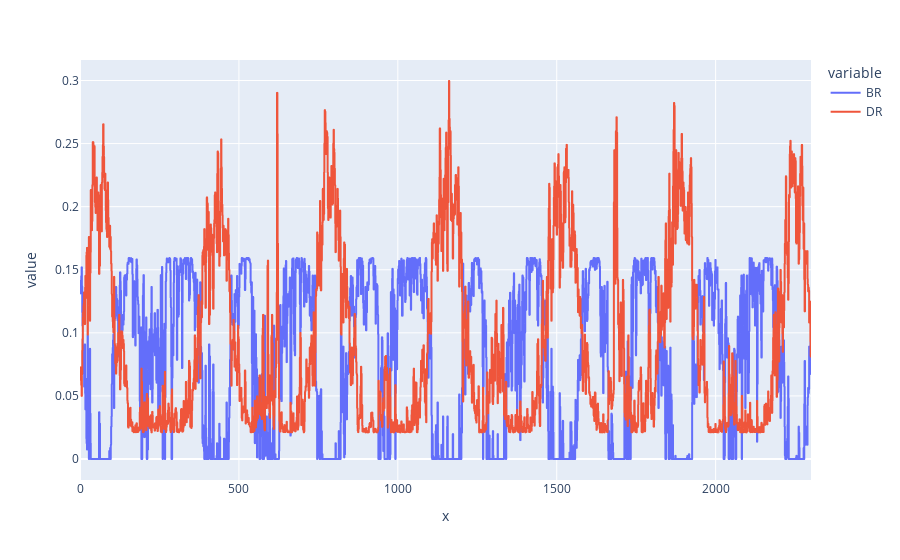

The notebook cell saved with this chart:
### Markdown cell above
You can also visualise how the birth and death rates change over time.

### Code cell
fig = px.line(data_frame=df, x=t, y=["BR", "DR"])
fig.show()

### Figure 1 — Plotly figure (JSON) as saved in the notebook; plotly's stock layout.template omitted (floating-point values rounded to 4 significant figures; data arrays with more than 128 entries replaced by an {"elided": "..."} marker saying what was removed)
{"data": [{"hovertemplate": "variable=BR<br>x=%{x}<br>value=%{y}<extra></extra>", "legendgroup": "BR", "line": {"color": "#636efa", "dash": "solid"}, "marker": {"symbol": "circle"}, "mode": "lines", "name": "BR", "showlegend": true, "type": "scattergl", "x": {"elided": "23001 float values"}, "xaxis": "x", "y": {"elided": "23001 float values"}, "yaxis": "y"}, {"hovertemplate": "variable=DR<br>x=%{x}<br>value=%{y}<extra></extra>", "legendgroup": "DR", "line": {"color": "#EF553B", "dash": "solid"}, "marker": {"symbol": "circle"}, "mode": "lines", "name": "DR", "showlegend": true, "type": "scattergl", "x": {"elided": "23001 float values"}, "xaxis": "x", "y": {"elided": "23001 float values"}, "yaxis": "y"}], "layout": {"legend": {"title": {"text": "variable"}, "tracegroupgap": 0}, "margin": {"t": 60}, "xaxis": {"anchor": "y", "domain": [0, 1], "title": {"text": "x"}}, "yaxis": {"anchor": "x", "domain": [0, 1], "title": {"text": "value"}}}}
